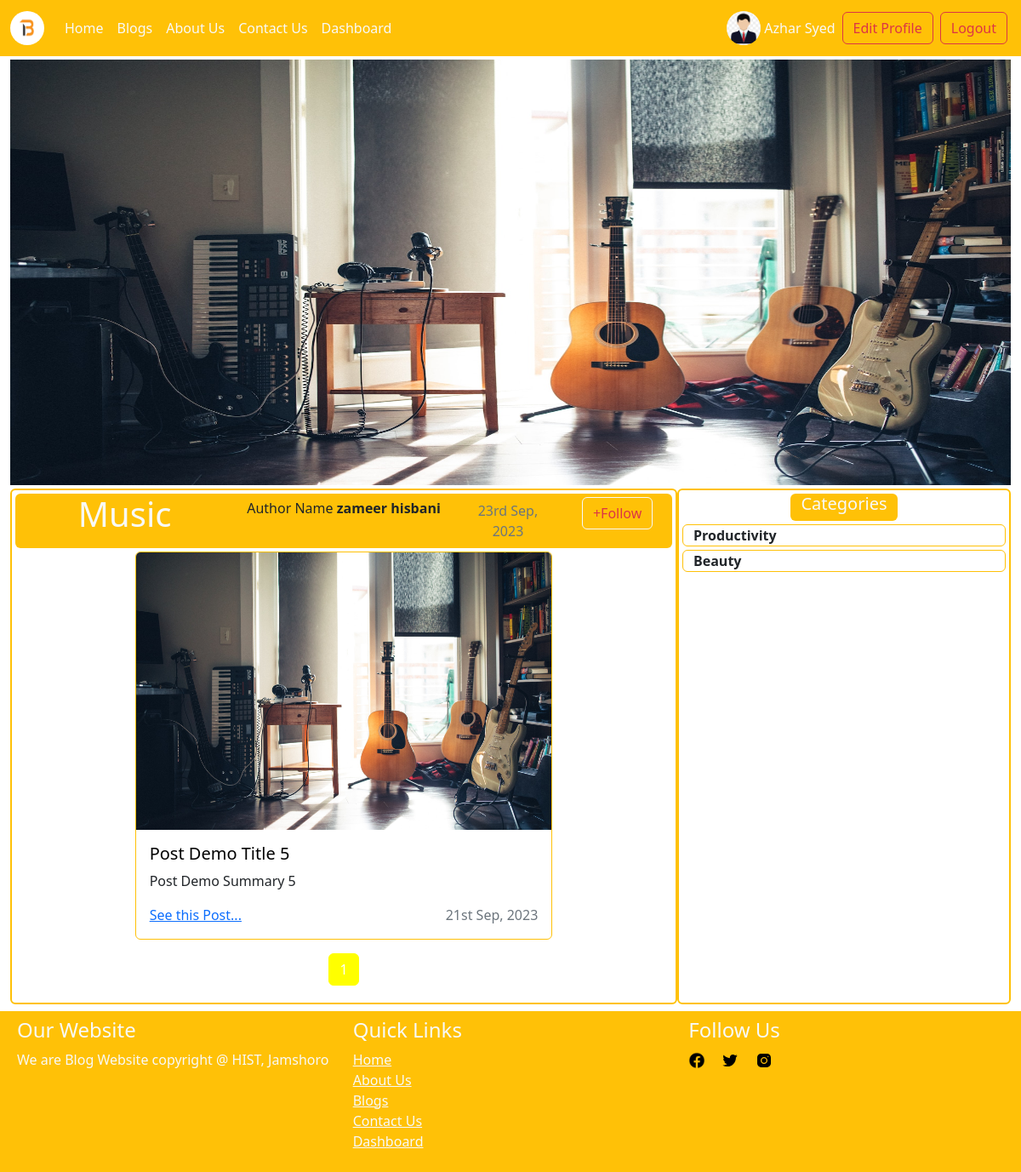
/this-blog.php?blog_id=6 (signed in), run on the app's committed database.
### tables this page shows
CREATE TABLE `blog` (
  `blog_id` int(11) NOT NULL AUTO_INCREMENT,
  `user_id` int(11) NOT NULL,
  `blog_title` varchar(200) NOT NULL,
  `posts_per_page` int(11) NOT NULL,
  `blog_background_image` text NOT NULL,
  `blog_status` enum('Active','Inactive') NOT NULL DEFAULT 'Active',
  `created_at` timestamp NOT NULL DEFAULT current_timestamp(),
  `updated_at` timestamp NULL DEFAULT NULL,
  PRIMARY KEY (`blog_id`),
  KEY `user_id` (`user_id`),
  CONSTRAINT `blog_ibfk_1` FOREIGN KEY (`user_id`) REFERENCES `user` (`user_id`)
);

CREATE TABLE `user` (
  `user_id` int(11) NOT NULL AUTO_INCREMENT,
  `role_id` int(11) DEFAULT 2,
  `first_name` varchar(200) NOT NULL,
  `last_name` varchar(200) NOT NULL,
  `email` varchar(200) NOT NULL,
  `password` varchar(200) NOT NULL,
  `gender` enum('Male','Female') NOT NULL,
  `date_of_birth` date NOT NULL,
  `profile_img` text NOT NULL,
  `home_town` varchar(200) NOT NULL,
  `approval` enum('Pending','Approved','Rejected') NOT NULL DEFAULT 'Pending',
  `status` enum('Active','Inactive') NOT NULL DEFAULT 'Inactive',
  `created_at` timestamp NOT NULL DEFAULT current_timestamp(),
  `updated_at` timestamp NULL DEFAULT NULL,
  PRIMARY KEY (`user_id`),
  UNIQUE KEY `email` (`email`),
  KEY `role_id` (`role_id`),
  CONSTRAINT `user_ibfk_1` FOREIGN KEY (`role_id`) REFERENCES `role` (`role_id`)
);

CREATE TABLE `post` (
  `post_id` int(11) NOT NULL AUTO_INCREMENT,
  `blog_id` int(11) NOT NULL,
  `post_title` varchar(200) NOT NULL,
  `post_summary` varchar(250) NOT NULL,
  `post_description` text NOT NULL,
  `featured_img` text NOT NULL,
  `is_comment_allowed` enum('Yes','No') NOT NULL,
  `status` enum('Active','Inactive') NOT NULL DEFAULT 'Active',
  `created_at` timestamp NOT NULL DEFAULT current_timestamp(),
  `updated_at` timestamp NULL DEFAULT NULL,
  PRIMARY KEY (`post_id`),
  KEY `blog_id` (`blog_id`),
  CONSTRAINT `post_ibfk_2` FOREIGN KEY (`blog_id`) REFERENCES `blog` (`blog_id`)
);

### this-blog.php (the view, shortened to what this page needs)
<?php
require_once('require/general-library.php');
require_once('require/database-library.php');
$db = new Database();
 ?>
  <div class="container-fluid" style="margin-top: 70px;">
    <?php
    if (isset($_REQUEST['blog_id'])) {
      $blog_id = $_REQUEST['blog_id'];
      $result = $db->blog_by_blog_id($blog_id);
      if ($result->num_rows>0) {
        $row = mysqli_fetch_assoc($result);
        $page = isset($_GET['page']) ? $_GET['page'] : 1;
        $posts_per_page = $row['posts_per_page'];
     ?>
    <div class="row mx-0 px-0">
      <div class="col-md-12 mx-0 px-0">
        <img class="" src="Blog_Background_Images/<?php echo $row['blog_background_image'] ?>" style="width: 100%; height: 500px;">
      </div>
    </div>
    <div class="row mx-0 px-0">
      <div class="col-md-8 border border-2 border-warning rounded mt-1 p-1">
        <div class="row mx-0 px-0 bg-warning rounded mb-1">
          <div class="col-md-4 text-light text-center rounded">
            <p class="display-6"><?php echo $row['blog_title']; ?></p>
          </div>
          <div class="col-md-4 text-center h6 my-2">Author Name <b><?php echo $row['first_name']." ".$row['last_name']; ?></b></div>
          <div class="col-md-2">
            <p class="text-secondary text-center my-2"><?php $db->date_format($row['created_at']); ?></p>
          </div>
          <div class="col-md-2 text-center">
            <?php
                if (isset($_SESSION['user'])) {
                $result5 = $db->checks_author($_SESSION['user']['user_id'],$row['blog_id']);
                  if (!$result5->num_rows>0){
                  $result3 = $db->checks_follow($_SESSION['user']['user_id'],$row['blog_id']);
                  if ($result3->num_rows > 0 ) {
                    $row3 = mysqli_fetch_assoc($result3);
                    if ($row3['follow_status'] == 'Followed') {
                      ?>
                      <a class="btn btn-outline-danger text-center border border-light my-2" onclick="blog_unfollow_blog(<?php echo $_SESSION['user']['user_id']; ?>, <?php echo $row['blog_id']; ?>)">-Unfollow</a>
                      <?php
                    }elseif($row3['follow_status'] == 'Unfollowed'){
                      ?>
                      <a class="btn btn-outline-danger text-center border border-light my-1" onclick="blog_follow_blog(<?php echo $_SESSION['user']['user_id']; ?>, <?php echo $row['blog_id']; ?>)">+Follow</a>
                      <?php
                    }
                  }else{
                    ?>
                    <a class="btn btn-outline-danger text-center border border-light my-1" onclick="blog_add_follow_blog(<?php echo $_SESSION['user']['user_id']; ?>, <?php echo $row['blog_id']; ?>)">+Follow</a>
                    <?php
                  }
              }
                }
                 ?>
          </div>
        </div>
        <?php
        $offset = ($page - 1) * $posts_per_page;
        $result4 = $db->show_posts_by_blog_id_paged($blog_id,$posts_per_page,$offset);
        if ($result4->num_rows>0) {
        	while ($row4 = mysqli_fetch_assoc($result4)) {
        		?>
        		<div class="row mx-0 px-0 mt-1">
		          <div class="col-md-2"></div>
		          <div class="col-md-8">
		            <div class="card mb-3 border border-warning post_background_color">
		              <img src="Post_Featured_Images/<?php echo $row4['featured_img']; ?>" class="card-img-top">
		              <div class="card-body">
		               <h5 class="card-title post_title_color post_title_font_size post_font_style post_font_weight"><?php echo $row4['post_title']; ?></h5>
		               <p class="card-text post_font_style post_font_weight"><?php echo $row4['post_summary']; ?></p>
		               <span class="text-secondary float-end post_font_style"><?php $db->date_format($row4['created_at']); ?></span>
		               <p class="card-text post_font_style post_font_weight"><a href="post-page.php?post_id=<?php echo $row4['post_id']; ?>">See this Post...</a></small></p>
		              </div>
		            </div>
		          </div>
		          <div class="col-md-2"></div>
		        </div>
        		<?php
        	}
        }else{
          ?>
          <div class="col-md-12 text-center">
            <p class="display-5 text-warning">No Posts Available</p>
          </div>
          <?php
        }
         ?>
         <nav aria-label="Page navigation" class="text-center text-white">
                    <ul class="pagination justify-content-center">
                      <?php
                      $result6 = $db->show_posts_by_blog_id($blog_id);
                        $totalPosts = mysqli_num_rows($result6);
                        $totalPages = ceil($totalPosts / $posts_per_page);
                        for ($i = 1; $i <= $totalPages; $i++) {
                            echo '<li class="page-item ' . ($page == $i ? 'active' : '') . '">';
                            echo '<a class="page-link" href="this-blog.php?blog_id='.$blog_id.'&page=' . $i . '">' . $i . '</a>';
                            echo '</li>';
                        }
                      ?>
                    </ul>
                </nav>
      </div>
    <div class="col-md-4 border border-2 border-warning rounded mt-1 p-1">
        <div class="row mx-0 px-0">
          <div class="col-md-4"></div>
          <div class="col-md-4 bg-warning text-light text-center rounded">
            <h5>Categories</h5>
          </div>
          <div class="col-md-4"></div>
        </div>
        <?php
        $result5 = $db->show_categories_in_blog($blog_id);
        if ($result5->num_rows>0) {
        	while ($row5 = mysqli_fetch_assoc($result5)) {
        		?>
        		<div class="row mx-0 px-0 mt-1 border border-warning rounded">
		          <div class="col-md-12">
		            <a class="text-dark" style="text-decoration: none; cursor: pointer;"><strong><?php echo $row5['category_title']; ?></strong></a>
		          </div>
		        </div>
        		<?php
        	}
        }
         ?>
    </div>
    </div>
<?php
      }else{
        header("location: index.php");
      }
    }else{
    	header("location: index.php");
    }
 ?>
  </div>

### require/database-library.php (shortened to what this page needs)
<?php
class Database{
	public $connection;
	public function __construct($hostname="localhost",$username="root",$password="",$database_name="20518_syed_azhar_ali_shah"){
		$this->connection = mysqli_connect($hostname,$username,$password,$database_name);
	}
	public function date_format($time){
		$timestamp = strtotime($time);
		$date = date('jS M, Y', $timestamp);
		echo $date;
	}
	public function blog_by_blog_id($blog_id){
		$this->query = "SELECT u.first_name,u.last_name,b.* FROM user u JOIN blog b ON u.user_id = b.user_id WHERE b.blog_id = {$blog_id}";
		$this->result = mysqli_query($this->connection,$this->query);
		return $this->result;
	}
	public function checks_follow($user_id,$blog_id){
		$this->query = "SELECT * FROM following_blog WHERE follower_id = {$user_id} AND blog_following_id = {$blog_id}";
		$this->result = mysqli_query($this->connection,$this->query);
		return $this->result;
	}
	public function show_posts_by_blog_id($blog_id){
		$this->query = "SELECT * FROM post WHERE status = 'Active' AND blog_id = {$blog_id} ORDER BY post_id DESC";
		$this->result = mysqli_query($this->connection,$this->query);
		return $this->result;
	}
	public function show_posts_by_blog_id_paged($blog_id,$posts_per_page,$offset){
		$this->query = "SELECT * FROM post WHERE status = 'Active' AND blog_id = {$blog_id} ORDER BY post_id DESC LIMIT {$offset}, {$posts_per_page}";
		$this->result = mysqli_query($this->connection,$this->query);
		return $this->result;
	}
	public function show_categories_in_blog($blog_id){
		$this->query = "SELECT DISTINCT c.category_title FROM blog b JOIN post p ON b.blog_id = p.blog_id JOIN post_category pc ON p.post_id = pc.post_id JOIN category c ON pc.category_id = c.category_id WHERE pc.status = 'Active' AND b.blog_id = {$blog_id}";
		$this->result = mysqli_query($this->connection, $this->query);
		return $this->result;
	}
	public function checks_author($user_id,$blog_id){
		$this->query = "SELECT * FROM USER u JOIN blog b ON u.user_id = b.user_id WHERE b.blog_id = {$blog_id} AND u.user_id = {$user_id}";
		$this->result = mysqli_query($this->connection, $this->query);
		return $this->result;
	}
}
 ?>

### main/main.css (style rules this page uses)
li { list-style: none; }
.pagination .page-item.active .page-link { background-color: yellow; border-color: yellow; color: white; text-decoration: none; list-style: none; }

### main/sidebars.css (style rules this page uses)
body { min-height: 100vh; min-height: -webkit-fill-available; }
html { height: -webkit-fill-available; }

### data on the page
blog: blog_background_image (picture), blog_title "Music", user.first_name "zameer", user.last_name "hisbani", created_at "23rd Sep, 2023"
post: featured_img (picture), post_title "Post Demo Title 5", post_summary "Post Demo Summary 5", created_at "21st Sep, 2023"

### other printed values
$_SESSION['user']['first_name'] "Azhar"
$_SESSION['user']['last_name'] "Syed"
$row5['category_title'] "Productivity"
$row5['category_title'] "Beauty"
